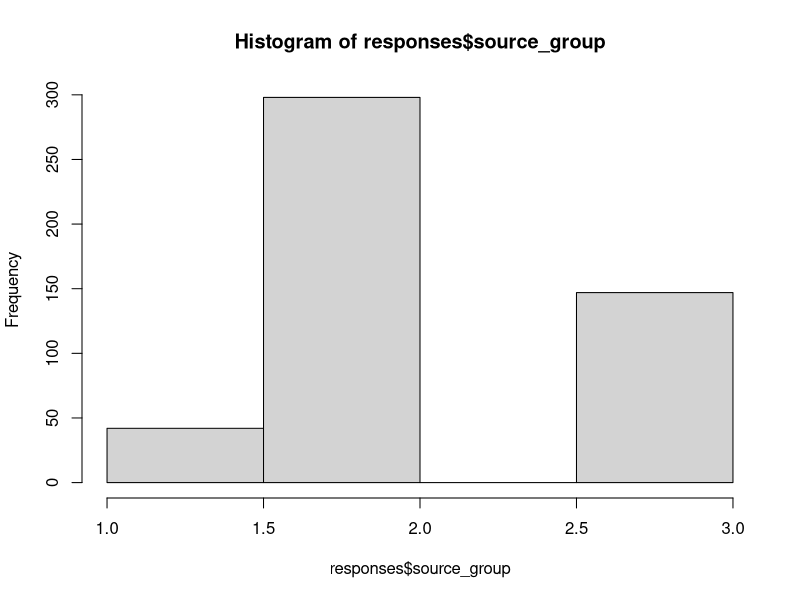
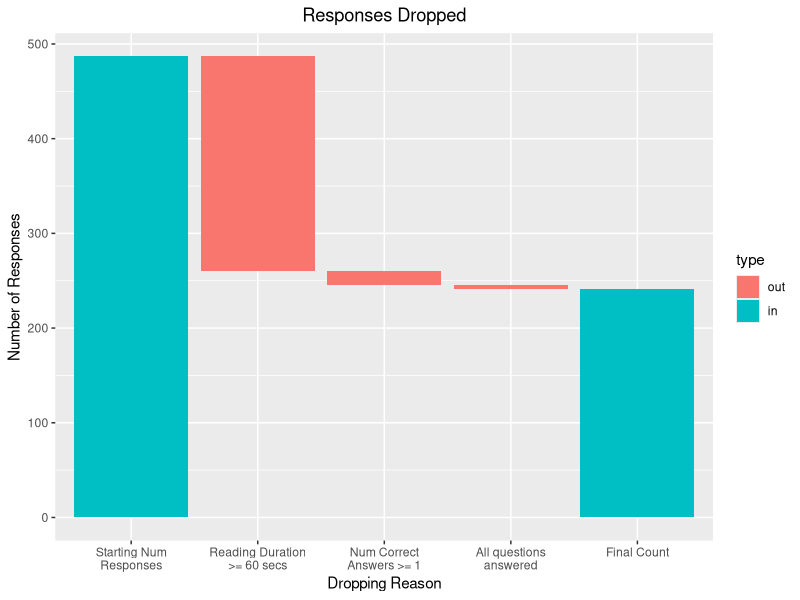

Generate these figures, in order, with R:
## ---- chunk 1
knitr::opts_chunk$set(echo = TRUE)

# load packages
library(lmtest) 
library(knitr)
library(data.table)
library(ggplot2)
## ---- chunk 2
mturk_masters = read.csv("experiment_results/mturk_W241_Final-Project_Survey_Masters-Batch_Results.csv")
mturk_regulars = read.csv("experiment_results/mturk_W241_Final-Project_Survey_Non-Masters-Batch_Results.csv")

# the second and third rows of the qualtrics results contain meta info we do not need so we remove it here
all_content = readLines("experiment_results/qualtrics_W241_Final-Project_Survey_Experiment_July-31-2018_00-01.csv")
all_content = all_content[-3]
all_content = all_content[-2]
qualtrics = read.csv(textConnection(all_content), header = TRUE)
# thank you: https://stackoverflow.com/questions/15860071/read-csv-header-on-first-line-skip-second-line
## ---- chunk 3
# assign groups
mturk_masters['source_group'] = 1 
mturk_regulars['source_group'] = 2
mturk_all = rbind(mturk_masters, mturk_regulars)

# keep these columns and drop the rest (switched to reverse where we explicitly drop the not necessary ones so that we are more clear about what we are dropping)
#mturk_cols_to_keep = c('HITId', 'CreationTime', 'Expiration', 'AssignmentId', 'WorkerId', 'AssignmentStatus', 'AcceptTime', 'SubmitTime', 'WorkTimeInSeconds', 'LifetimeApprovalRate', 'Last30DaysApprovalRate', 'Last7DaysApprovalRate', 'Answer.surveycode', 'source_group')
#mturk_all = mturk_all[mturk_cols_to_keep]

# drop unnecessary columns
mturk_all = subset(mturk_all, select = -c(HITTypeId, Title, Description, Keywords, Reward, MaxAssignments, RequesterAnnotation, AssignmentDurationInSeconds, AutoApprovalDelayInSeconds, NumberOfSimilarHITs, LifetimeInSeconds, AssignmentId, AutoApprovalTime, ApprovalTime, RejectionTime, RequesterFeedback, Approve, Reject))

# rename mTurkCode column to match qualtrics
mturk_all['mTurkCode'] = mturk_all['Answer.surveycode']

# check out the combined dataset
#head(mturk_all)
unique(mturk_all['source_group'])
dim(mturk_all)
## ---- chunk 4
#head(qualtrics)
responses = merge(x = qualtrics, y = mturk_all, by = "mTurkCode", all.x = TRUE)
#head(responses)
#colnames(responses)
responses$source_group[is.na(responses$source_group)] = 3
unique(responses['source_group'])
hist(responses$source_group, breaks=3) # could probably make this prettier
table(responses$source_group)
## ---- chunk 5
short_story_word_count = 990
duration_secs_minimum = 60
correct_answers_minimum = 1
## ---- chunk 6
valid_responses = responses

nrows_before = nrow(valid_responses)

# reading time check
valid_responses = subset(valid_responses, Q2_Page.Submit >= duration_secs_minimum)

dropped_duration = nrows_before - nrow(valid_responses)
nrows_dropped_duration = nrow(valid_responses)

# reading questions check
Q12_correct_ans = 'Beautiful'
Q14_correct_ans = 'Rome'
Q16_correct_ans = 'Gaius was killed'
valid_responses['Q12_correct'] = ifelse(valid_responses$Q12 == Q12_correct_ans, 1, 0)
valid_responses['Q14_correct'] = ifelse(valid_responses$Q14 == Q14_correct_ans, 1, 0)
valid_responses['Q16_correct'] = ifelse(valid_responses$Q12 == Q16_correct_ans, 1, 0)
valid_responses['correct_answers'] = valid_responses$Q12_correct + valid_responses$Q14_correct + valid_responses$Q16_correct
valid_responses = subset(valid_responses, correct_answers >= correct_answers_minimum)

dropped_correct_ans = nrows_dropped_duration - nrow(valid_responses)
nrows_correct_ans = nrow(valid_responses)

# answered all questions check
valid_responses = subset(valid_responses, Q4 != '')
valid_responses = subset(valid_responses, Q5 != '')
valid_responses = subset(valid_responses, Q12 != '')
valid_responses = subset(valid_responses, Q14 != '')
valid_responses = subset(valid_responses, Q16 != '')
valid_responses = subset(valid_responses, Q25 != '')

dropped_no_answer = nrows_correct_ans - nrow(valid_responses)
nrows_no_answer = nrow(valid_responses)

nrows_after = nrow(valid_responses)
## ---- chunk 7
labels = c('Starting Num\nResponses', sprintf('Reading Duration\n>= %s secs', duration_secs_minimum), sprintf('Num Correct\nAnswers >= %s', correct_answers_minimum), 'All questions\nanswered', 'Final Count')
desc = factor(labels, levels=labels)
type = c('in', 'out', 'out', 'out', 'in')
type = factor(type, levels = c("out", "in"))
start = c(0, nrows_before, nrows_dropped_duration, nrows_correct_ans, nrows_no_answer)
end = c(nrows_before, nrows_dropped_duration, nrows_correct_ans, nrows_after, 0)
amount = c(nrows_before, -dropped_duration, -dropped_correct_ans, -dropped_no_answer, -nrows_after)
id = seq_along(amount)
waterfall_data = data.frame(id, desc, type, start, end, amount)

waterfall_plot = ggplot(waterfall_data, aes(desc, fill = type)) + geom_rect(aes(x = desc,
       xmin = id - 0.45, xmax = id + 0.45, ymin = end,
       ymax = start))
waterfall_plot + ggtitle("Responses Dropped") + theme(plot.title = element_text(hjust = 0.5)) + labs(y="Number of Responses", x = "Dropping Reason")
## ---- chunk 8
valid_responses['experiment_group'] = ifelse(valid_responses$FL_2_DO == 'Introduction:Control', 1, 
                                       ifelse(valid_responses$FL_2_DO == 'Introduction:1Star', 2,
                                              ifelse(valid_responses$FL_2_DO == 'Introduction:4.5Stars', 3, -1)))
valid_responses['treated'] = ifelse(valid_responses$experiment_group == 2, 1,
                                       ifelse(valid_responses$experiment_group == 3, 1, 0))
valid_responses['treatment_rating'] = ifelse(valid_responses$experiment_group == 2, 2,
                                       ifelse(valid_responses$experiment_group == 3, 5, NA))
## ---- chunk 9
calc_exp_group_avg_rating = function(data, group) {
  avg_rating = mean(subset(data, experiment_group == group)$Q4)
  return(avg_rating)
}
get_nrow_of_group = function(data, group) {
  rows = nrow(subset(data, experiment_group == group))
  return(rows)
}
get_pct_subjects_of_group = function(data, group) {
  count = get_nrow_of_group(data, group)
  pct = round(count / nrow(data) * 100, 2)
  return(pct)
}
control_avg_rating = calc_exp_group_avg_rating(valid_responses, 1)
treatment_low_avg_rating = calc_exp_group_avg_rating(valid_responses, 2)
treatment_high_avg_rating = calc_exp_group_avg_rating(valid_responses, 3)
# todo: is this actually how you calculate ATE?
ate_high = treatment_high_avg_rating - control_avg_rating
ate_low = treatment_low_avg_rating - control_avg_rating
groups = c(
  'Control',
  'Treatment - Low Rating',
  'Treatment - High Rating')
counts = c(
  get_nrow_of_group(valid_responses, 1),
  get_nrow_of_group(valid_responses, 2),
  get_nrow_of_group(valid_responses, 3))
pcts = c(
  get_pct_subjects_of_group(valid_responses, 1),
  get_pct_subjects_of_group(valid_responses, 2),
  get_pct_subjects_of_group(valid_responses, 3))
avg_ratings = c(
  control_avg_rating,
  treatment_low_avg_rating,
  treatment_high_avg_rating)
ates = c(
  0,
  ate_low,
  ate_high)
treated_ratings = c('na', '2/6 Stars', '5/6 Stars')
outcome_table = data.frame(groups, counts, pcts, treated_ratings, avg_ratings, ates)
kable(outcome_table, col.names = c('Group', '# of Subjects', '% of Total Subjects', 'Treated Rating', 'AVG Rating', 'ATE'))
## ---- chunk 10
# todo: is treatment_rating a binary variable? why is treatment rating of 2 not showing up in summary?
model = lm(Q4 ~ factor(treatment_rating), data = valid_responses, subset = (treated == 1))
summary(model)
coefci(model)
